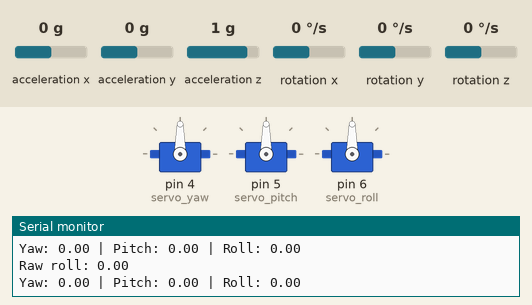
Bench run of a sketch on a simulated Arduino Uno, built with avr-gcc and run on an emulated ATmega328P. Parts: 3 × servo, the last lines printed to the serial monitor. The inputs (shaded band) are chosen by the test bench; at power-on: acceleration y 0 g, rotation x 0 °/s, acceleration z 1 g, acceleration x 0 g, rotation y 0 °/s, rotation z 0 °/s.

Above: at 2.2 s.
2.3 s: acceleration y set to -1.4 g
At 5.16 s:
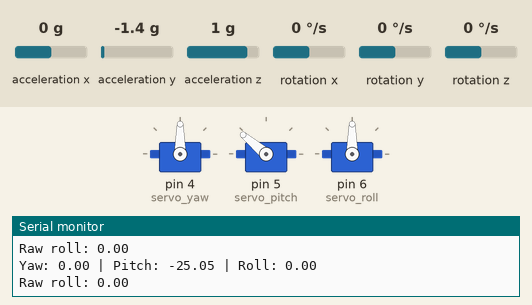
5.3 s: rotation x set to -192 °/s
At 8.2 s:
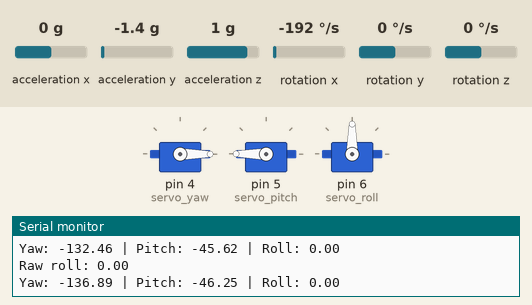
8.3 s: acceleration y set to 0.1 g
At 11.07 s:
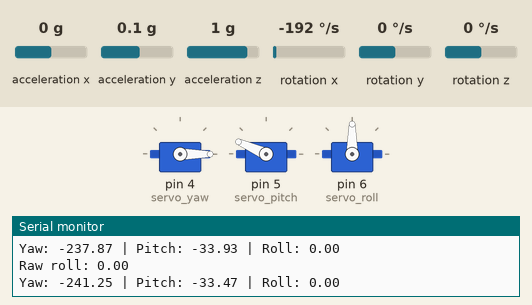
11.3 s: acceleration z set to -1.4 g
Timing chart, 0 to 15.2 s (numbered marks = the images above; inputs shaded):
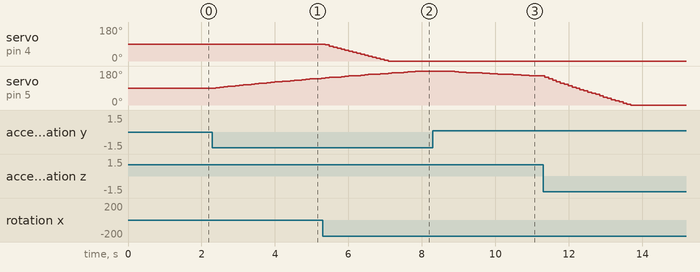

Measured:
- after the input at 2.3 s, servo on pin 5 (servo_pitch): moves from 90° to 142° over 2.9 s, starting after 0.09 s
- after the input at 5.3 s, servo on pin 4 (servo_yaw): moves from 90° to 0° over 1.7 s, starting after 0.07 s
- after the input at 8.3 s, servo on pin 5 (servo_pitch): moves from 180° to 154° over 2.6 s, starting after 0.38 s

The sketch:

gimbalcodeforsession10febfinal.ino
```cpp
#include "I2Cdev.h"
#include "MPU6050.h"
#include "Wire.h"
#include <Servo.h>

MPU6050 mpu;
Servo servo_yaw;
Servo servo_pitch;
Servo servo_roll;

// Offsets for calibration
float ax_offset = 0, ay_offset = 0, az_offset = 0;
float gx_offset = 0, gy_offset = 0, gz_offset = 0;

// Function for smoothing
float smooth(float current, float previous, float alpha) {
  return previous + alpha * (current - previous);
}

void setup() {
  Wire.begin();
  Serial.begin(115200);
  while (!Serial);

  mpu.initialize();
  if (mpu.testConnection()) {
    Serial.println(F("MPU Connection is Successful."));
  } else {
    Serial.println(F("MPU Connection failure. Check wires."));
    while (1);
  }

  // Attach the servos to the corresponding PWM pins
  servo_yaw.attach(4);
  servo_pitch.attach(5);
  servo_roll.attach(6);

  // Starting positions at centre position
  servo_yaw.write(90);
  servo_pitch.write(90);
  servo_roll.write(90);
  delay(1000); // 1 sec to reach the positions
}

void loop() {
  int16_t ax, ay, az;
  int16_t gx, gy, gz;

  mpu.getMotion6(&ax, &ay, &az, &gx, &gy, &gz);

  // Apply calibration offsets
  ax -= ax_offset;
  ay -= ay_offset;
  az -= az_offset;
  gx -= gx_offset;
  gy -= gy_offset;
  gz -= gz_offset;

  // Prevent division by zero in roll calculation
  float denominator = sqrt(ay * ay + az * az);
  float roll = (denominator > 0.01) ? atan2(ax, denominator) * 180 / M_PI * 2 : 0; // Roll axis inverted and increased sensitivity
  Serial.print("Raw roll: "); Serial.println(roll); // Debugging roll values

  float pitch = (atan2(ay, az) * 180 / M_PI) * 2; // Pitch sensitivity increased
  float yaw = (gx / 131.0) * 3; // Yaw sensitivity increased

  // Smooth sensor data
  static float smoothed_yaw = 0, smoothed_pitch = 0, smoothed_roll = 0;
  smoothed_yaw = smooth(yaw, smoothed_yaw, 0.01);
  smoothed_pitch = smooth(pitch, smoothed_pitch, 0.01);
  smoothed_roll = smooth(roll, smoothed_roll, 0.01);

  // Map sensor values to servo positions with amplified sensitivity
  int yaw_value = map(smoothed_yaw, -90, 90, 0, 180);
  int pitch_value = map(smoothed_pitch, -45, 45, 180, 0); // Pitch movements narrowed for sensitivity
  int roll_value = map(smoothed_roll, -30, 30, 0, 180);   // Roll movements narrowed

  // Write values to servos
  servo_yaw.write(constrain(yaw_value, 0, 180));
  servo_pitch.write(constrain(pitch_value, 0, 180));
  servo_roll.write(constrain(roll_value, 0, 180));

  // Debugging smoothed values
  Serial.print("Yaw: "); Serial.print(smoothed_yaw);
  Serial.print(" | Pitch: "); Serial.print(smoothed_pitch);
  Serial.print(" | Roll: "); Serial.println(smoothed_roll);

  delay(100);
}
```
